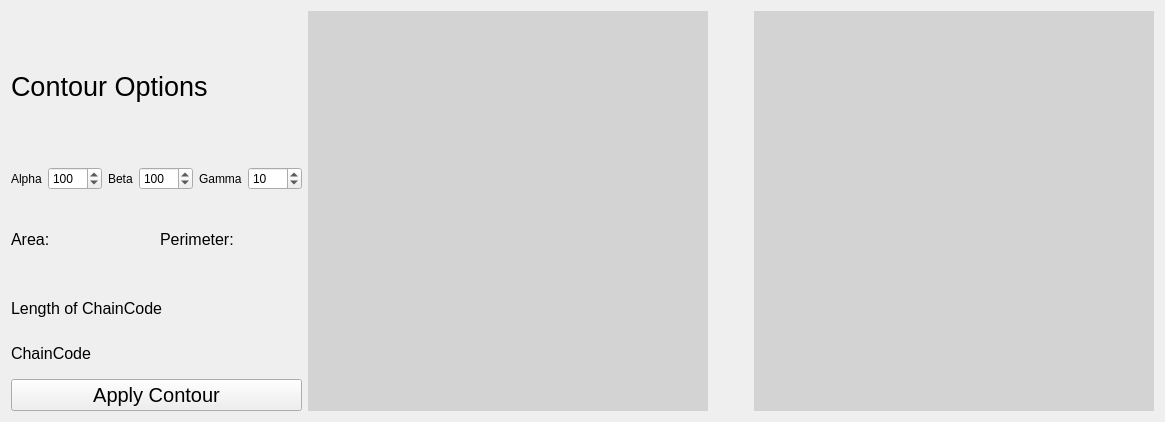
      <widget class="QWidget" name="tab_5">
       <attribute name="title">
        <string>Active Contour</string>
       </attribute>
       <layout class="QGridLayout" name="gridLayout">
        <item row="0" column="0">
         <layout class="QHBoxLayout" name="horizontalLayout_27">
          <item>
           <layout class="QVBoxLayout" name="verticalLayout_17">
            <item>
             <layout class="QVBoxLayout" name="verticalLayout_22">
              <item>
               <widget class="QLabel" name="label_13">
                <property name="sizePolicy">
                 <sizepolicy hsizetype="Fixed" vsizetype="Fixed">
                  <horstretch>0</horstretch>
                  <verstretch>0</verstretch>
                 </sizepolicy>
                </property>
                <property name="minimumSize">
                 <size>
                  <width>150</width>
                  <height>150</height>
                 </size>
                </property>
                <property name="font">
                 <font>
                  <pointsize>20</pointsize>
                 </font>
                </property>
                <property name="text">
                 <string>Contour Options</string>
                </property>
               </widget>
              </item>
              <item>
               <layout class="QHBoxLayout" name="horizontalLayout_22">
                <item>
                 <layout class="QHBoxLayout" name="horizontalLayout_19">
                  <item>
                   <widget class="QLabel" name="label_14">
                    <property name="text">
                     <string>Alpha</string>
                    </property>
                   </widget>
                  </item>
                  <item>
                   <widget class="QSpinBox" name="spinBox_alpha">
                    <property name="minimum">
                     <number>1</number>
                    </property>
                    <property name="maximum">
                     <number>1000</number>
                    </property>
                    <property name="singleStep">
                     <number>10</number>
                    </property>
                    <property name="value">
                     <number>100</number>
                    </property>
                   </widget>
                  </item>
                 </layout>
                </item>
                <item>
                 <layout class="QHBoxLayout" name="horizontalLayout_20">
                  <item>
                   <widget class="QLabel" name="label_15">
                    <property name="text">
                     <string>Beta</string>
                    </property>
                   </widget>
                  </item>
                  <item>
                   <widget class="QSpinBox" name="spinBox_beta">
                    <property name="minimum">
                     <number>1</number>
                    </property>
                    <property name="maximum">
                     <number>1000</number>
                    </property>
                    <property name="singleStep">
                     <number>10</number>
                    </property>
                    <property name="value">
                     <number>100</number>
                    </property>
                   </widget>
                  </item>
                 </layout>
                </item>
                <item>
                 <layout class="QHBoxLayout" name="horizontalLayout_21">
                  <item>
                   <widget class="QLabel" name="label_16">
                    <property name="text">
                     <string>Gamma</string>
                    </property>
                   </widget>
                  </item>
                  <item>
                   <widget class="QSpinBox" name="spinBox_gamma">
                    <property name="minimum">
                     <number>1</number>
                    </property>
                    <property name="maximum">
                     <number>1000</number>
                    </property>
                    <property name="singleStep">
                     <number>10</number>
                    </property>
                    <property name="value">
                     <number>10</number>
                    </property>
                   </widget>
                  </item>
                 </layout>
                </item>
               </layout>
              </item>
             </layout>
            </item>
            <item>
             <layout class="QHBoxLayout" name="horizontalLayout_23">
              <item>
               <widget class="QLabel" name="area_lbl">
                <property name="font">
                 <font>
                  <pointsize>12</pointsize>
                 </font>
                </property>
                <property name="text">
                 <string>Area:</string>
                </property>
               </widget>
              </item>
              <item>
               <widget class="QLabel" name="perimeter_lbl">
                <property name="font">
                 <font>
                  <pointsize>12</pointsize>
                 </font>
                </property>
                <property name="text">
                 <string>Perimeter:</string>
                </property>
               </widget>
              </item>
             </layout>
            </item>
            <item>
             <layout class="QVBoxLayout" name="verticalLayout_16">
              <item>
               <widget class="QLabel" name="chaincode_len_lbl">
                <property name="font">
                 <font>
                  <pointsize>12</pointsize>
                 </font>
                </property>
                <property name="text">
                 <string>Length of ChainCode</string>
                </property>
               </widget>
              </item>
              <item>
               <widget class="QLabel" name="chaincode_lbl">
                <property name="font">
                 <font>
                  <pointsize>12</pointsize>
                 </font>
                </property>
                <property name="text">
                 <string>ChainCode</string>
                </property>
               </widget>
              </item>
             </layout>
            </item>
            <item>
             <widget class="QPushButton" name="apply_contour_btn">
              <property name="font">
               <font>
                <pointsize>15</pointsize>
               </font>
              </property>
              <property name="text">
               <string>Apply Contour</string>
              </property>
             </widget>
            </item>
           </layout>
          </item>
          <item>
           <layout class="QHBoxLayout" name="horizontalLayout_16">
            <item>
             <widget class="QLabel" name="before_contour_image">
              <property name="sizePolicy">
               <sizepolicy hsizetype="Fixed" vsizetype="Fixed">
                <horstretch>0</horstretch>
                <verstretch>0</verstretch>
               </sizepolicy>
              </property>
              <property name="minimumSize">
               <size>
                <width>400</width>
                <height>400</height>
               </size>
              </property>
              <property name="styleSheet">
               <string notr="true">background-color:lightgrey</string>
              </property>
              <property name="text">
               <string/>
              </property>
             </widget>
            </item>
            <item>
             <spacer name="horizontalSpacer">
              <property name="orientation">
               <enum>Qt::Horizontal</enum>
              </property>
              <property name="sizeHint" stdset="0">
               <size>
                <width>40</width>
                <height>20</height>
               </size>
              </property>
             </spacer>
            </item>
            <item>
             <widget class="QLabel" name="image_after_contour">
              <property name="sizePolicy">
               <sizepolicy hsizetype="Fixed" vsizetype="Fixed">
                <horstretch>0</horstretch>
                <verstretch>0</verstretch>
               </sizepolicy>
              </property>
              <property name="minimumSize">
               <size>
                <width>400</width>
                <height>400</height>
               </size>
              </property>
              <property name="styleSheet">
               <string notr="true">background-color:lightgrey</string>
              </property>
              <property name="text">
               <string/>
              </property>
             </widget>
            </item>
           </layout>
          </item>
         </layout>
        </item>
       </layout>
      </widget>
